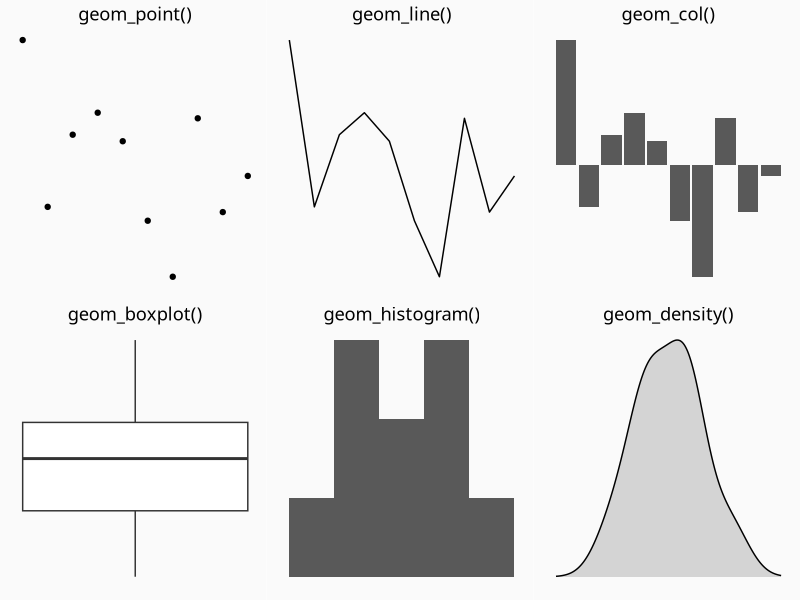

Reproduce this figure in R.
library(tidyverse)
library(cowplot)
# source: https://github.com/gadenbuie/gentle-ggplot2/blob/master/index.Rmd#L453

minimal_theme <- theme_bw() +
  theme(
    axis.text = element_blank(),
    axis.ticks = element_blank(),
    panel.grid = element_blank(),
    panel.border = element_blank(),
    axis.title = element_blank(),
    plot.title = element_text(hjust = 0.5),
    text = element_text(family = "Fira Mono"),
    plot.background = element_rect(fill = "#FAFAFA", color = NA),
    panel.background = element_rect(fill = "#FAFAFA", color = NA)
  )
set.seed(4242)
df_geom <- tibble(y = rnorm(10), x = 1:10)
g_geom <- list()
g_geom$point <- ggplot(df_geom, aes(x, y)) + geom_point() + ggtitle("geom_point()")
g_geom$line <- ggplot(df_geom, aes(x, y)) + geom_line() + ggtitle("geom_line()")
g_geom$bar <- ggplot(df_geom, aes(x, y)) + geom_col() + ggtitle("geom_col()")
g_geom$boxplot <- ggplot(df_geom, aes(y = y)) + geom_boxplot() + ggtitle("geom_boxplot()")
g_geom$histogram <- ggplot(df_geom, aes(y)) + geom_histogram(binwidth = 1) + ggtitle("geom_histogram()")
g_geom$density <- ggplot(df_geom, aes(y)) + geom_density(fill = "grey40", alpha = 0.25) + ggtitle("geom_density()") + xlim(-4, 4)
g_geom <- map(g_geom, ~ . + minimal_theme)
plot_geoms <- cowplot::plot_grid(plotlist = g_geom)

ggsave(here::here("figures", "plot_geom.png"), plot_geoms, width = 6, height = 4)


